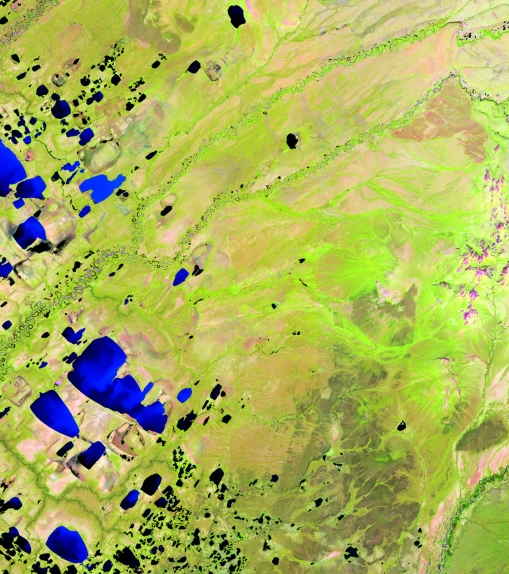
#> input picture tests/geotiff/map.png, 509 x 574 px
$ python make_gifs.py out.png
#> lines starting #> are read from the running program, lines starting #| are printed output that depends on the picture
# Make test GIFs with Pillow (and the map from FlightOverview). Run from tests/gif.
import os, sys
from PIL import Image, ImageDraw
out = sys.argv[1]
os.makedirs(out, exist_ok=True)
base = Image.open('../geotiff/map.png').convert('RGB')
#> base is the input picture: PIL image 509x574 RGB; mean R, G, B 170.8, 179.6, 90.3

base.quantize(256).save(f'{out}/still256.gif')                       # big frame: LZW clears
base.quantize(16).save(f'{out}/still16.gif')
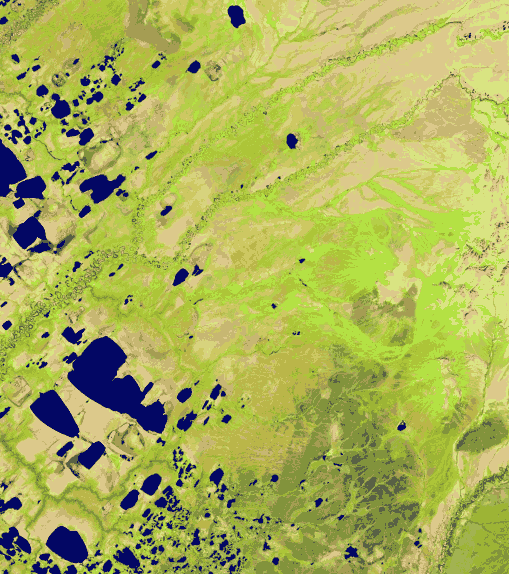
#> saved as still16.gif: PIL image 509x574 P; mean R, G, B 171.1, 178.6, 89.1
base.quantize(4).save(f'{out}/still4.gif')
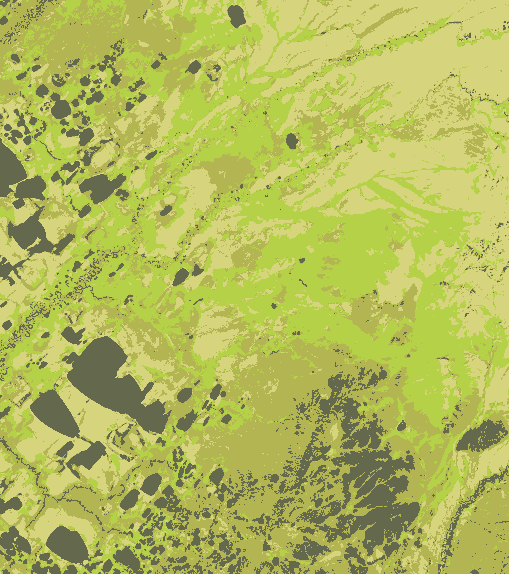
#> saved as still4.gif: PIL image 509x574 P; mean R, G, B 177.8, 186.5, 91
base.quantize(2).save(f'{out}/still2.gif')
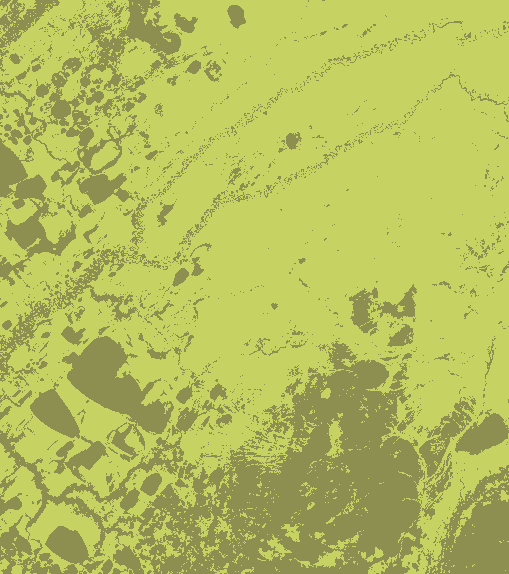
#> saved as still2.gif: PIL image 509x574 P; mean R, G, B 180.2, 190.1, 93.2

def true_1bit(path, w, h):
    # A real 1-bit GIF (2-entry colour table, LZW code size 2) written by hand: Pillow never
    # writes tables under 4 entries. Codes stay 3 bits wide by sending Clear before every pair.
#> called with path = 'out.png/onebit.gif', w = 61, h = 43
    import struct
    pix = [1 if ((x // 9) + (y // 7)) % 2 or (x * y) % 11 == 0 else 0 for y in range(h) for x in range(w)]
    codes = []
    for i in range(0, len(pix), 2):
        codes += [4] + pix[i:i + 2]          # Clear (4), then up to two roots
    codes.append(5)                          # EndOfInformation
    bits = acc = 0; data = bytearray()
    for c in codes:                          # least significant bit first, 3 bits each
        acc |= c << bits; bits += 3
        while bits >= 8:
            data.append(acc & 255); acc >>= 8; bits -= 8
    if bits: data.append(acc & 255)
    blocks = bytearray()
    for i in range(0, len(data), 255):
        blocks += bytes([len(data[i:i + 255])]) + data[i:i + 255]
    gif = (b'GIF89a' + struct.pack('<HHBBB', w, h, 0x80, 0, 0) + bytes([10, 30, 60, 250, 220, 120])
           + b'\x2c' + struct.pack('<HHHHB', 0, 0, w, h, 0) + bytes([2]) + blocks + b'\x00\x3b')
    open(path, 'wb').write(gif)
true_1bit(f'{out}/onebit.gif', 61, 43)                                # 2 colours: code size 2
import subprocess
#> (the run stopped early here; a loop or call above may not have finished)
